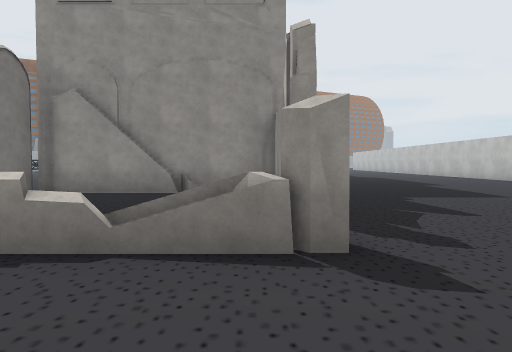
view 1 (above)

17 first-person views from a walk through a 3-D level made in the Unity game engine. The camera is 1.2 m above the floor, tilts 2° down and sees 70° across. The floor is counted in squares, 2 m on a side. Each view is taken from the middle of a square. On the plan, view 1 faces up. The plan holds only what a view shows up to about 10 squares ahead; the rest is blank. The place goes on beyond the plan. The player is left out. Some surface patterns are stand-ins.

view 2
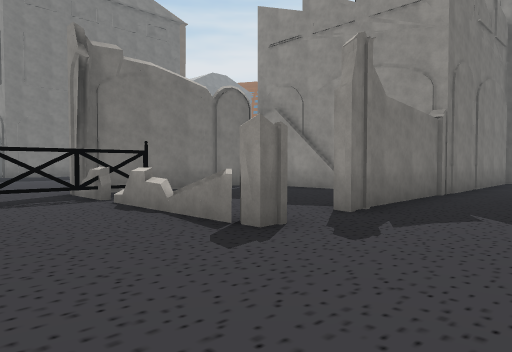

view 3
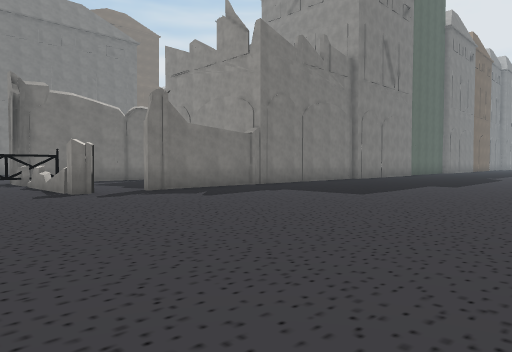

view 4
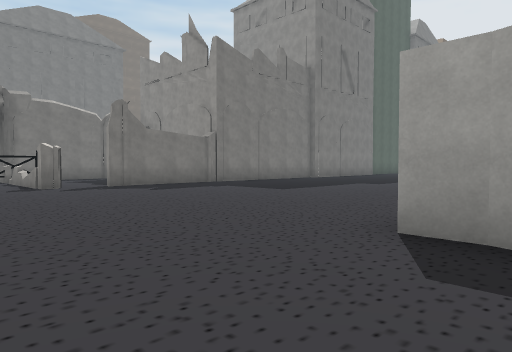

view 5
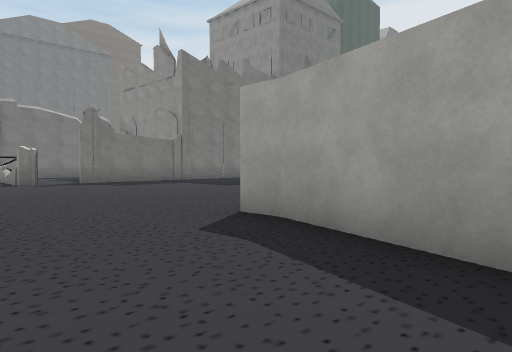

view 6
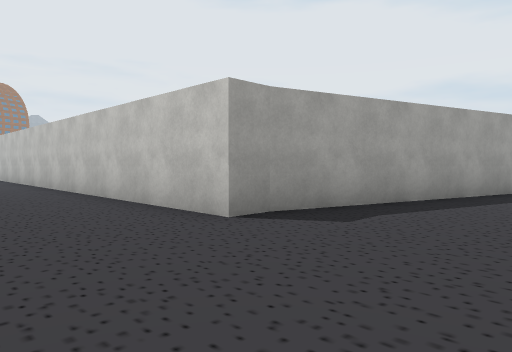

view 7
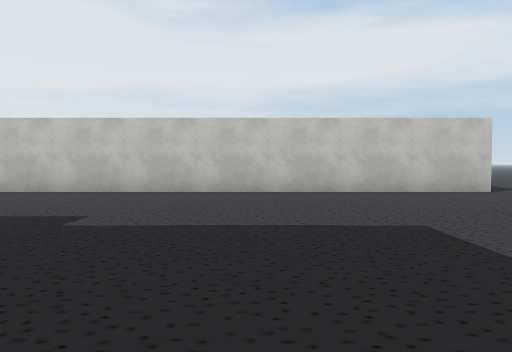

view 8
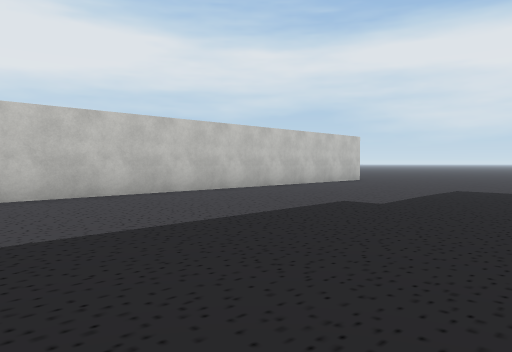

view 9
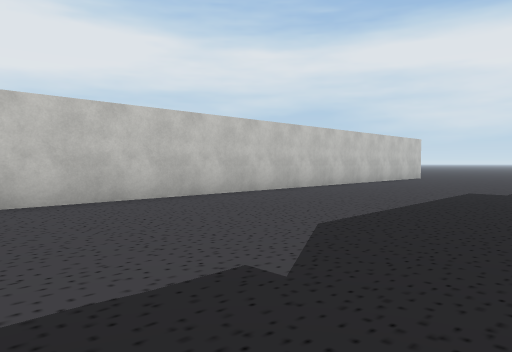

view 10
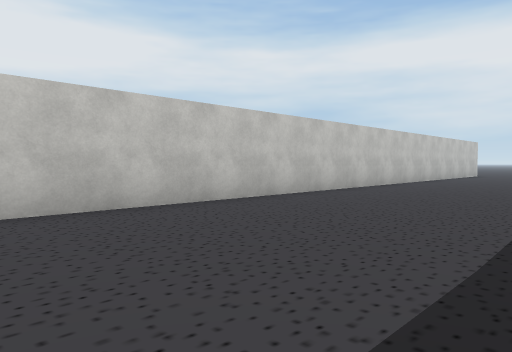

view 11
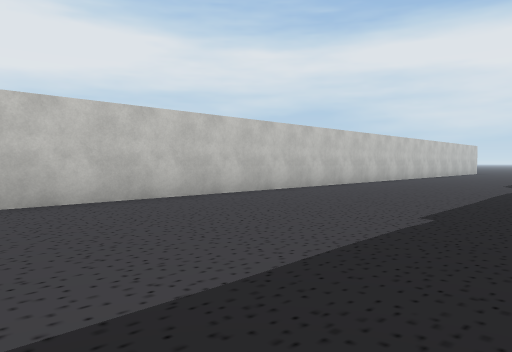

view 12
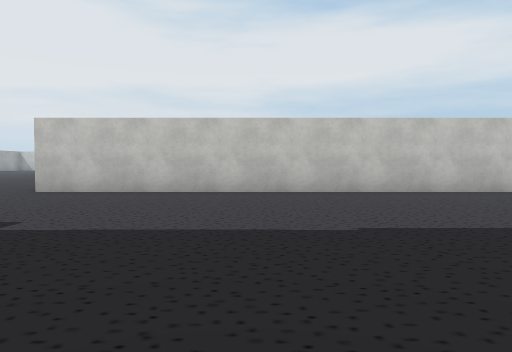

view 13
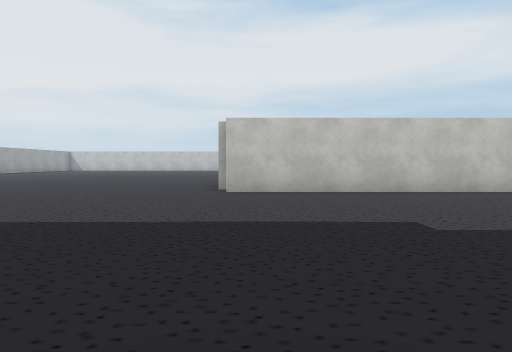

view 14
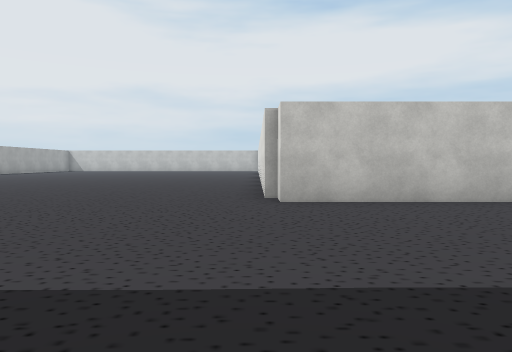

view 15
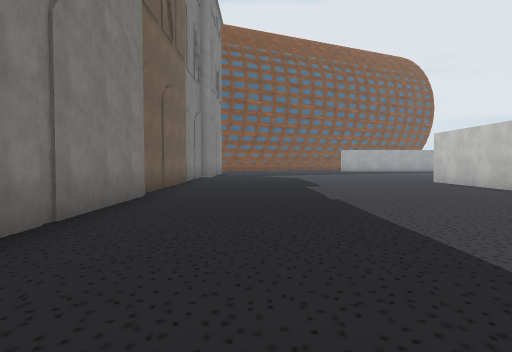

view 16
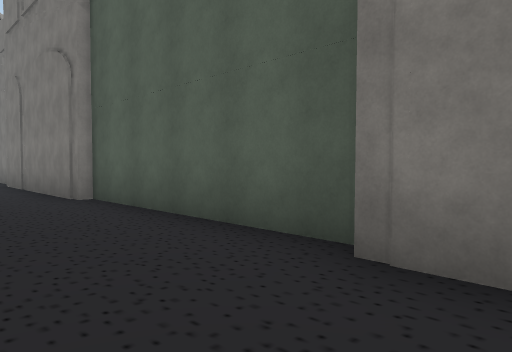

view 17
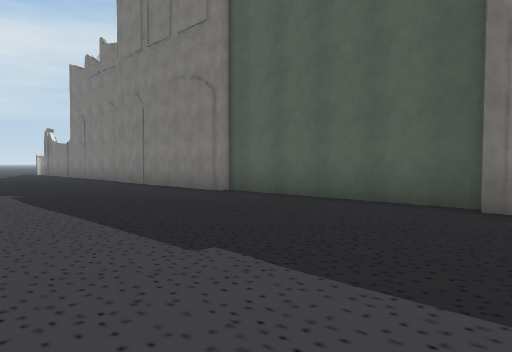

### Floor plan
Key: @ floor where view 1 was taken; # wall or solid block; . floor; B building; T thing the floor can be seen under or through.
Columns run from 8 left of view 1 to 15 right of it. Each row starts with its distance up from view 1.
 34            ..........
 33           ........###
 32          ........##
 31          ........#
 30          ........#
 29          ........#
 28          ........#
 27          #.......#
 26          #.......#
 25     B    #.......#
 24     B    #.......#
 23         B#.......#
 22         B........#
 21         B........#
 20         B........#
 19         B........#
 18         B........#
 17          #.......#
 16          #.......#
 15     B    #.......#
 14     B    #.......#
 13          #.......#
 12           .......#
 11            ......#
 10            ......#
  9          ........#
  8     B ###........#
  7     BBB BB.......#
  6     B...BB.......#
  5     B...BB.......#
  4     B ..BB.......#
  3 .. .BTBBB........#####
  2 .. ..TB.B............###
  1    ..T.................
  0         @... ........

Positions as (right, up) in squares from view 1, and headings:
1: (0, 0), facing up
2: (3, 0), facing up-left
3: (8, 0), facing up-left
4: (10, 0), facing up-left
5: (12, 0), facing up-left
6: (6, 0), facing up-right
7: (1, 8), facing right
8: (2, 15), facing down-right
9: (3, 18), facing down-right
10: (4, 22), facing down-right
11: (3, 26), facing down-right
12: (1, 28), facing right
13: (1, 32), facing right
14: (3, 33), facing right
15: (3, 21), facing up
16: (3, 24), facing down-left
17: (6, 24), facing down-left
